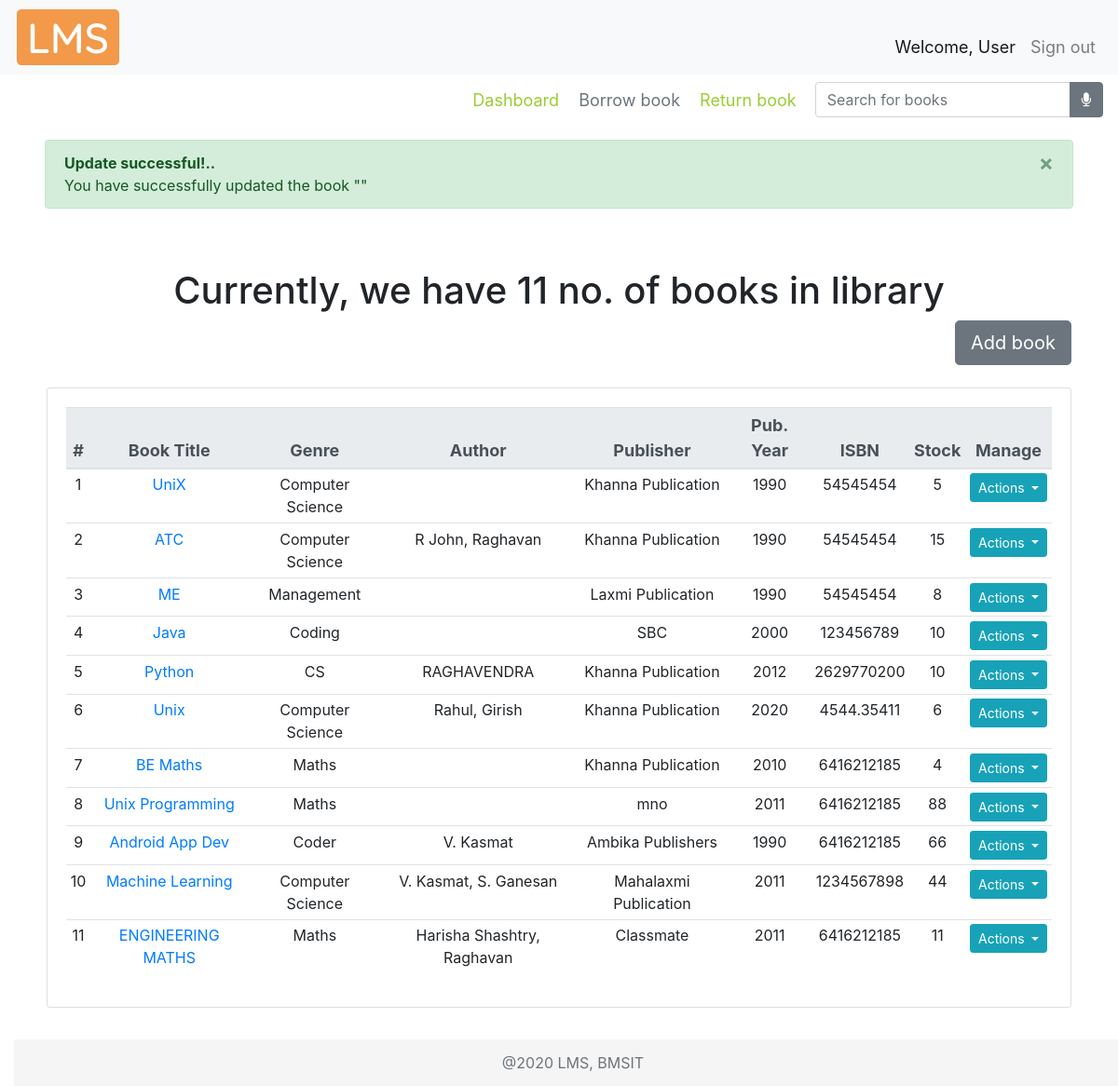
The page /borrowbook/ on the database its author committed.
### libraryApp/models.py (models this page shows, shortened)
class BOOK(models.Model):
    bookTitle = models.CharField(max_length=50)
    genre = models.CharField(max_length=30, null=True)
    pubYear = models.CharField(max_length=4, null=True)
    isbn = models.CharField(max_length=13, null=True)
    librarianID = models.ForeignKey(
        LIBRARIAN, null=True, on_delete=models.SET_NULL)
    pubID = models.ForeignKey(PUBLISHER, null=True, on_delete=models.CASCADE)
    authorID = models.ManyToManyField(AUTHOR)

class PUBLISHER(models.Model):
    pubName = models.CharField(max_length=30)
    streetAddr = models.CharField(max_length=50)
    district = models.CharField(max_length=20)
    state = models.CharField(max_length=20)
    pinCode = models.CharField(max_length=6)
    phoneNum = models.CharField(max_length=10)

class AUTHOR(models.Model):
    authorName = models.CharField(max_length=30)
    def __str__(self):
        return self.authorName

### libraryApp/views.py (the view)
# urls.py: path('borrowbook/', views.borrowBook, name="borrowbook"),
def borrowBook(request):
    borrowBook = 'libraryApp/borrow_book.html'
    books = BOOK.objects.all()
    myFilter = BookFilter(request.GET, queryset=books)
    books = myFilter.qs
    bbActive = True
    booksList = []
    count = 0
    for i in books:
        count += 1
        stock = STOCK.objects.filter(bookID__id=i.id).first()
        authors = AUTHOR.objects.filter(book__id=i.id)
        authorList = []
        authorIDList = []
        for a in authors.all():
            print("AUTH ID",a.id)
            if a not in authorList: #loic to check redundancy
                authorList.append(a)
                authorIDList.append(a.id)
        authorString = ', '.join(map(str, authorList))
        pub = PUBLISHER.objects.filter(
            book__id=i.id).first()
        booksList.append(tempBook(count, i.bookTitle, i.id, i.genre, pub.id,
                                  pub.pubName, i.pubYear, authorIDList, authorString, i.isbn, stock.bookCopies))
        print("BOOK ID",i.id)
        print("PUB ID",pub.id)
    context = {
        'books': booksList,
        'count': count,
        "myFilter" : myFilter,
        "bbActive" : bbActive
    }
    return render(request, borrowBook, context)

### libraryApp/templates/libraryApp/borrow_book.html (shortened to what this page needs)
{% extends 'libraryApp/main.html' %}
{% load static %}
{% block content %}
<br>
<div class="row text-center booksTable">
    <div class="col-md-12">
        <h1 class="text-center">
            Currently, we have {{count}} no. of books in library
        </h1>
        <div class="row justify-content-end addBookBtn">
        <a href="{% url 'addpublisherdetail' 'Add' %}">
        <button type="button" class="btn btn-secondary btn-lg" data-toggle="tooltip" data-placement="right"
                title="Click here to add a book">Add book</button>
        </div>
        <br>
        <div class="card card-body">
            <table class="table table-sm table-hover">
                <thead class="thead-light threadText">
                    <tr>
                        <th scope="col">#</th>
                        <th scope="col">Book Title</th>
                        <th scope="col">Genre</th>
                        <th scope="col">Author</th>
                        <th scope="col">Publisher</th>
                        <th scope="col">Pub. Year</th>
                        <th scope="col">ISBN</th>
                        <th scope="col">Stock</th>
                        <th scope="col">Manage</th>
                    </tr>
               </thead>
                {% for i in books %}
                    <tr>
                        <td>{{i.slNo}}</td>
                        <td><a href="{% url 'viewbook' i.bookID %}">{{i.bookTitle}}</a></td>
                        <td>{{i.genre}}</td>
                        <td>{{i.author}}</td>
                        <td>{{i.pubName}}</td>
                        <td>{{i.pubYear}}</td>
                        <td>{{i.isbn}}</td>
                        <td>{{i.stock}}</td>
                        <td>{% include 'libraryApp/action_btn.html' with pubID=i.pubID %}</td>
                    </tr>
                {% endfor %}
            </table>
        </div>
    </div>
    <br>
    {% endblock %}

### static/css/main.css (style rules this page uses)
html { position: relative; min-height: 100%; }
body { margin-bottom: 60px; background-color: #fff; }
.booksTable { padding: 0 20px; margin: auto; }
.addBookBtn { margin-right: 0px; }

### libraryApp/templates/libraryApp/main.html (style rules this page uses)
.threadText { font-size: 18px; padding: 5px; margin: 5px; }

### rows shown on the page
BOOK: bookTitle "UniX", genre "Computer Science", pubYear "1990", isbn "54545454"
PUBLISHER: pubName "Khanna Publication" "Khanna Publication" "Khanna Publication" "Khanna Publication" "Khanna Publication"
BOOK: bookTitle "ATC", genre "Computer Science", pubYear "1990", isbn "54545454"
BOOK: bookTitle "ME", genre "Management", pubYear "1990", isbn "54545454"
PUBLISHER: pubName "Laxmi Publication"
BOOK: bookTitle "Java", genre "Coding", pubYear "2000", isbn "123456789"
PUBLISHER: pubName "SBC"
BOOK: bookTitle "Python", genre "CS", pubYear "2012", isbn "2629770200"
AUTHOR: author "RAGHAVENDRA"
BOOK: bookTitle "Unix", genre "Computer Science", pubYear "2020", isbn "4544.35411"
BOOK: bookTitle "BE Maths", genre "Maths", pubYear "2010", isbn "6416212185"
BOOK: bookTitle "Unix Programming", genre "Maths", pubYear "2011", isbn "6416212185"
PUBLISHER: pubName "mno"
BOOK: bookTitle "Android App Dev", genre "Coder", pubYear "1990", isbn "6416212185"
AUTHOR: author "V. Kasmat"
PUBLISHER: pubName "Ambika Publishers"
BOOK: bookTitle "Machine Learning", genre "Computer Science", pubYear "2011", isbn "1234567898"
PUBLISHER: pubName "Mahalaxmi Publication"
BOOK: bookTitle "ENGINEERING MATHS", genre "Maths", pubYear "2011", isbn "6416212185"
PUBLISHER: pubName "Classmate"

### other values the page prints
{{ count }} "11"
{{ i.slNo }} "1" "2" "3" "4" "5" "6" "7" "8" "9" "10" "11"
{{ i.stock }} "5" "15" "8" "10" "10" "6" "4" "88" "66" "44" "11"
{{ i.author }} "R John, Raghavan" "Rahul, Girish" "V. Kasmat, S. Ganesan" "Harisha Shashtry, Raghavan"
